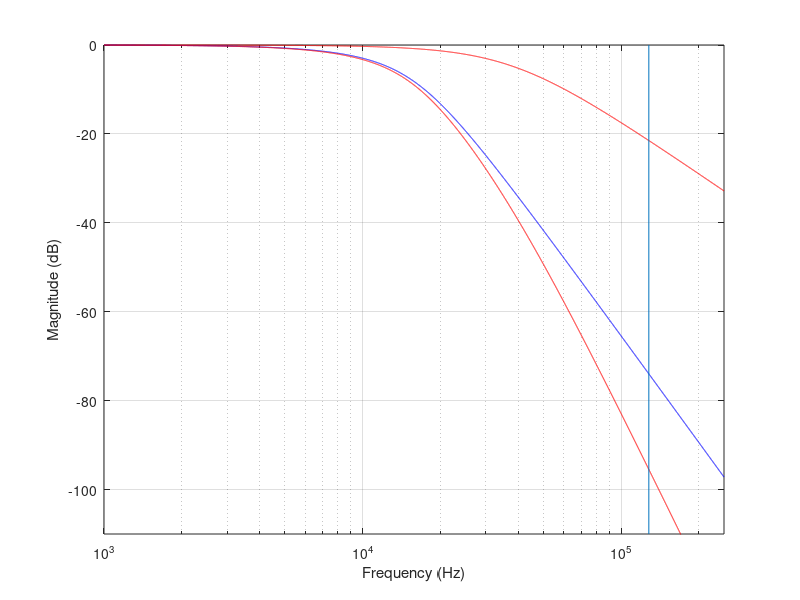
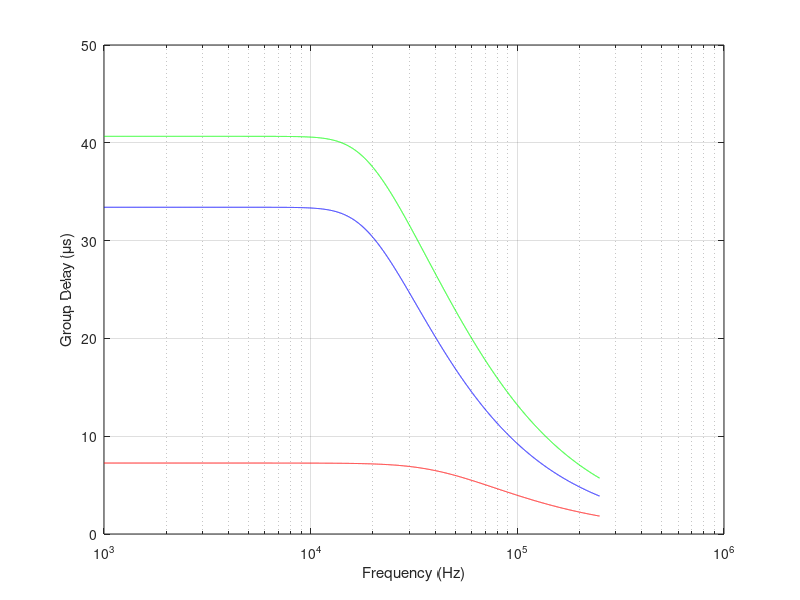

Here is the MATLAB script that generated these plots, in order: (Note: this script raises an error after producing the figures.)
% now also takes in an h

[bf2, af2] = besself(2, 38000);
%[bbut, abut] = butter(2, 38000, 's');
[bf1, af1] = besself(4, 15250); % 15300 is 10kHz -3dB
bb = conv(bf2, bf1);
ab = conv(af2, af1);

fstart = 1000;
fstop = 250000;

f = logspace(log10(fstart), log10(fstop), 10000);

s = f*j; 

hbf2 = polyval(bf2, s);
haf2 = polyval(af2, s);
hbf1 = polyval(bf1, s);
haf1 = polyval(af1, s);
hbb = polyval(bb, s);
hab = polyval(ab, s);



hf2=(hbf2./haf2);
hf1=(hbf1./haf1);
hb=(hbb./hab);

magf2 = abs(hf2);
magf1 = abs(hf1);
magb = abs(hb);

phasef2 = unwrap(angle(hf2))*180/pi;
phasef1 = unwrap(angle(hf1))*180/pi;
phaseb = unwrap(angle(hb))*180/pi;


figure;

semilogx(f, log10(magf2)*20, 'r');
hold;
semilogx(f, log10(magf1)*20, 'b');
semilogx(f, log10(magb)*20, 'gr');

f1res = log10(magf1)*20; 
pos = find(f1res < -3);
f1Fc = f1res(pos(1)); 
fprintf('The first filter has a -3 db at %3.2f Hz\n', f(pos(1)));
f2res = log10(magf2)*20; 
pos = find(f2res < -3);
fprintf('The second filter has a -3 db at %3.2f Hz\n', f(pos(1)));
bres = log10(magb)*20; 
pos = find(bres < -3);
fprintf('The combined (both) filter has a -3 db at %3.2f Hz\n', f(pos(1)));
bres = log10(magb)*20; 
pos = find(bres < -96);
fprintf('The combined (both) filter has a -96 db at %3.2f Hz\n', f(pos(1)));




line([128000 128000], [0, -110]);

axis([fstart, fstop, -110, 0]); 
ylabel('Magnitude (dB)'); 
xlabel('Frequency (Hz)'); 
grid; 




grdf2 = -phasef2./f/360*1e6;
grdf1 = -phasef1./f/360*1e6;
grdb = -phaseb./f/360*1e6;

figure; 
semilogx(f, grdf2, 'r');
hold; 
semilogx(f, grdf1, 'b');
semilogx(f, grdb, 'g');

ylabel('Group Delay (\mus)'); 
xlabel('Frequency (Hz)'); 
grid;


% here's where we unite analog and digital. Thank you, Alan
% Oppenheim!


w = linspace(0, pi, 10000);
flin = w/pi*128000;
slin = flin*j; 
hanalogb = polyval(bb, slin);
hanaloga = polyval(ab, slin);
hanalog=(hanalogb./hanaloga);


H = freqz(h, 1, w);
figure;

plot(flin/1000, 20*log10(abs(H)), 'g');
hold;
plot(flin/1000, 20*log10(abs(hanalog)), 'r'); 

plot(flin/1000, 20*log10(abs(H).*abs(hanalog)), 'b'); 
axis([0 32 -120 10]);
 
grid; 
line([10, 10], [-120,10], 'Color', 'k', 'LineStyle', '--');
line([16, 16], [-120,10], 'Color', 'k', 'LineStyle', '--');
ylabel('Magnitude (dB)'); 
xlabel('Frequency (kHz)'); 
